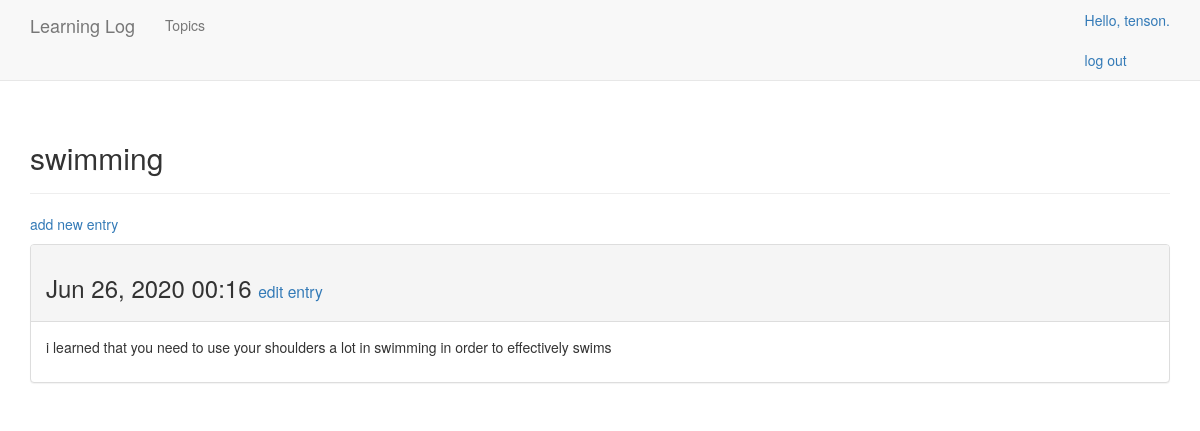
The page /topics/4/ (signed in) on the database its author committed.
### learning_logs/models.py (models this page shows, shortened)
class Topic(models.Model):
    text = models.CharField(max_length=200)
    date_added = models.DateTimeField(auto_now_add=True)
    owner = models.ForeignKey(User, on_delete=models.DO_NOTHING)
    def __str__(self):
        return self.text

class Entry(models.Model):
    topic = models.ForeignKey(Topic, on_delete=models.DO_NOTHING, null=True)
    text = models.TextField()
    date_added = models.DateTimeField(auto_now_add=True)
    class Meta:
        verbose_name_plural = 'entries'

### learning_logs/views.py (the view)
# urls.py: url(r'^topics/(?P<topic_id>\d+)/$', views.topic, name='topic'),
@login_required
def topic(request, topic_id):
    topic = Topic.objects.get(id=topic_id)
    entries = topic.entry_set.order_by('-date_added')
    context = {'topic': topic, 'entries': entries}
    check_user(request, topic)
    return render(request, 'learning_logs/topic.html', context)

### learning_logs/views.py (called while the page is built)
def check_user(request, topic):
    if topic.owner != request.user:
        raise Http404

### learning_logs/templates/learning_logs/topic.html
{% extends 'learning_logs/base.html' %}
{% block header %}
    <h2>{{ topic }}</h2>
{% endblock header %}
{% block content %}
    <p>
        <a href="{% url 'learning_logs:new_entry' topic.id %}">add new entry</a>
    </p>
{% for entry in entries %}
    <div class="panel panel-default">
        <div class="panel-heading">
            <h3>
                {{ entry.date_added|date:'M d, Y H:i' }}
                <small>
                    <a href="{% url 'learning_logs:edit_entry' entry.id %}">
                    edit entry</a>
                </small>
            </h3>
        </div>
        <div class="panel-body">
            {{ entry.text|linebreaks }}
        </div>
    </div>
        {% empty %}
            There are no entries for this topic yet
        {% endfor %}
{% endblock content %}

### learning_logs/templates/learning_logs/base.html (shortened to what this page needs)
{% load bootstrap3 %}
<!DOCTYPE html>
<html lang="en">
    <head>
        {% bootstrap_css %}
    </head>
    <body>
        <nav class="navbar navbar-default navbar-static-top">
            <div class="container">
                <div class="navbar-header">
                    <a  class="navbar-brand" href="{% url 'learning_logs:index' %}">
                        Learning Log</a>
                </div>
                <div id="navbar" class="navbar-collapse collapse">
                    <ul class="nav navbar-nav">
                        <li><a href="{% url 'learning_logs:topics' %}">Topics</a></li>
                    </ul>
                    <ul class="nav navbar-right">
                        {% if user.is_authenticated %}
                            <li><a>Hello, {{ user.username }}.</a></li>
                            <li><a href="{% url 'users:logout' %}">log out</a></li>
                        {% else %}
                            <li><a href="{% url 'users:register' %}">register</a></li>
                            <li><a href="{% url 'users:login' %}">Log in</a></li>
                        {% endif %}
                    </ul>
                </div>
            </div>
        </nav>
    <div class="container">
        <div class="page-header">
            {% block header %}{% endblock header %}
        </div>
        <div>
            {% block content %}{% endblock content%}
        </div>
    </div>
    </body>
</html>

### rows shown on the page
Topic: text "swimming"
Entry: date_added "Jun 26, 2020 00:16", text "i learned that you need to use your shoulders a lot in swimming in order to effectively swims"

### other values the page prints
{{ user.username }} "tenson"
